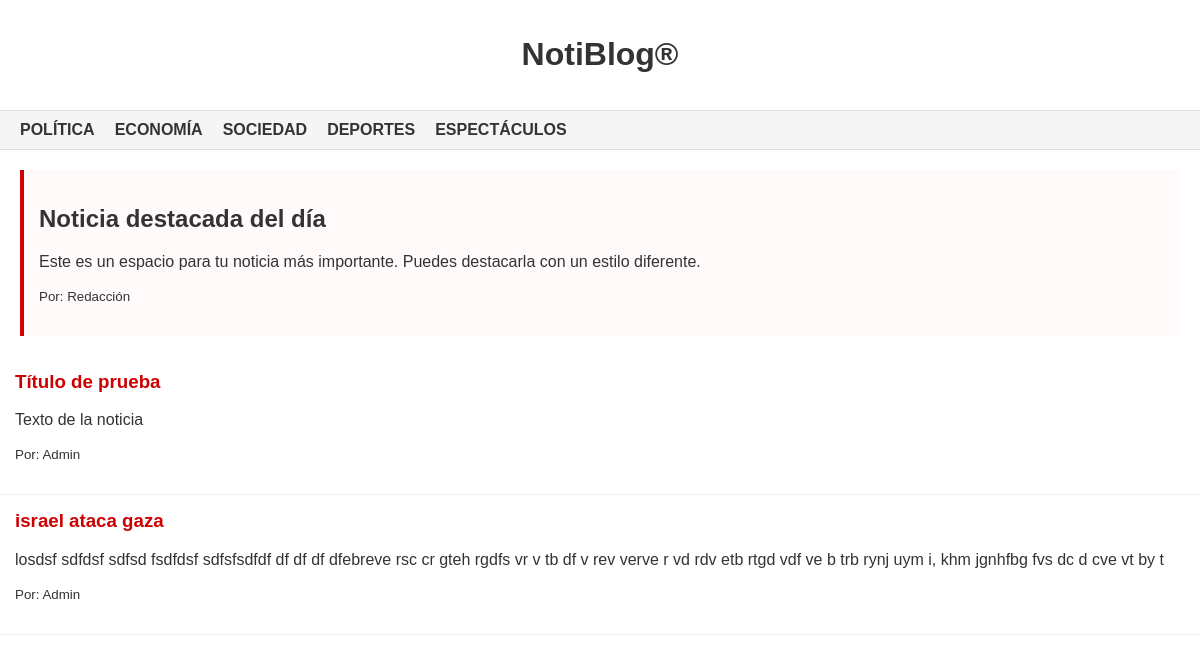
Before: / with the older database file.
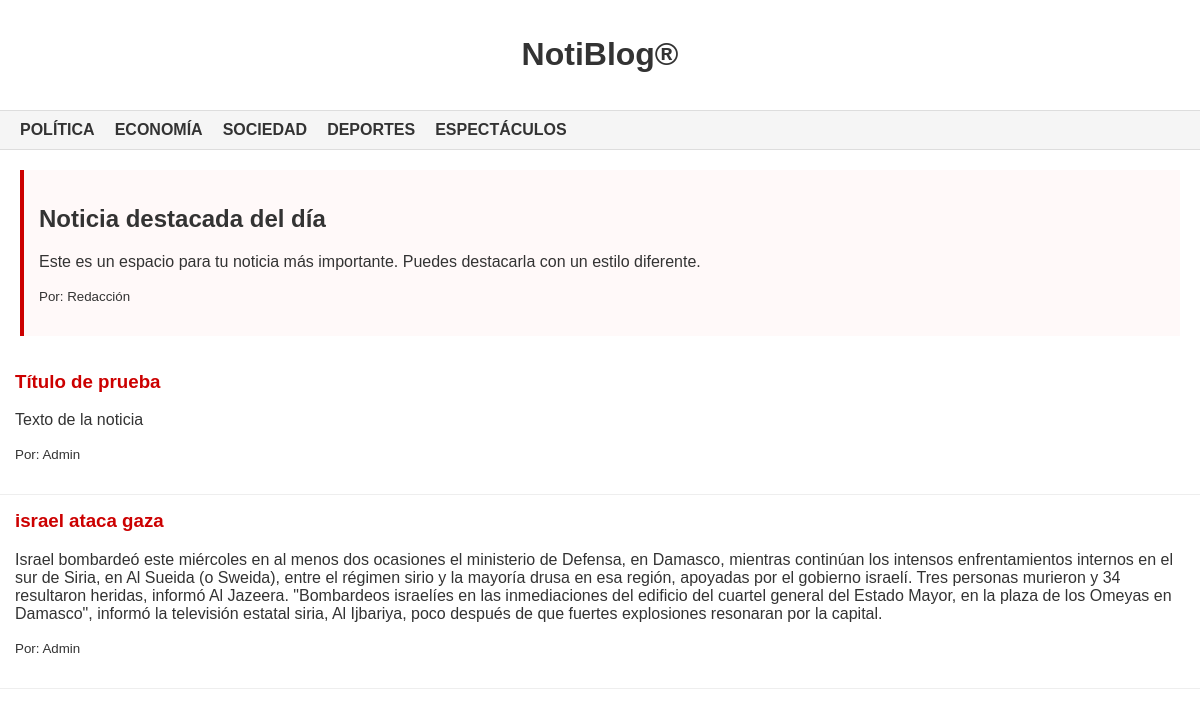
After: the same page with the newer database file.
### noti_blog/models.py (models this page shows, shortened)
class Noticia(models.Model):
    titulo = models.CharField(max_length=200)
    contenido = models.TextField()

### noti_blog/views.py (the view)
# urls.py: path('', views.lista_noticias, name='lista-noticias'),
def lista_noticias(request):
    if request.method == 'POST':
        form = NoticiaForm(request.POST)  # Crea el formulario con los datos recibidos
        if form.is_valid():
            form.save()  # Guarda en la BD
            return redirect('lista-noticias')  # Recarga la página
    else:
        form = NoticiaForm()  # Formulario vacío
    noticias = Noticia.objects.all()  # Obtiene todas las noticias
    return render(request, 'noti_blog/lista_noticias.html', {
        'noticias': noticias,
        'form': form  # Pasa el formulario al template
    })

### noti_blog/templates/noti_blog/lista_noticias.html (shortened to what this page needs)
<!DOCTYPE html>
<html>
<head>
</head>
<body>
    <div class="header">
        <h1>NotiBlog®</h1>
    </div>
    <div class="menu">
        <span>POLÍTICA</span>
        <span>ECONOMÍA</span>
        <span>SOCIEDAD</span>
        <span>DEPORTES</span>
        <span>ESPECTÁCULOS</span>
    </div>
    <div class="noticia-destacada">
        <h2>Noticia destacada del día</h2>
        <p>Este es un espacio para tu noticia más importante. Puedes destacarla con un estilo diferente.</p>
        <p><small>Por: Redacción</small></p>
    </div>
    {% for noticia in noticias %}
    <div class="noticia">
        <h3>{{ noticia.titulo }}</h3>
        <p>{{ noticia.contenido }}</p>
        <p><small>Por: Admin</small></p>
    </div>
    {% endfor %}
</body>
</html>

Changed rows visible on the page:
changed Noticia "israel ataca gaza": contenido "losdsf sdfdsf sdfsd fsdfdsf sdfsfsdfdf df df df dfebreve rsc cr gteh rgdfs vr v tb df v rev verve r vd rdv etb rtgd vdf ve b trb rynj uym i, khm jgnhfbg fvs dc d cve vt by t" → "Israel bombardeó este miércoles en al menos dos ocasiones el ministerio de Defensa, en Damasco, mientras continúan los intensos enfrentamientos internos en el sur de Siria, en Al Sueida (o Sweida), entre el régimen sirio y la mayoría drusa en esa región, apoyadas por el gobierno israelí. Tres personas murieron y 34 resultaron heridas, informó Al Jazeera. \"Bombardeos israelíes en las inmediaciones del edificio del cuartel general del Estado Mayor, en la plaza de los Omeyas en Damasco\", informó la televisión estatal siria, Al Ijbariya, poco después de que fuertes explosiones resonaran por la capital."
